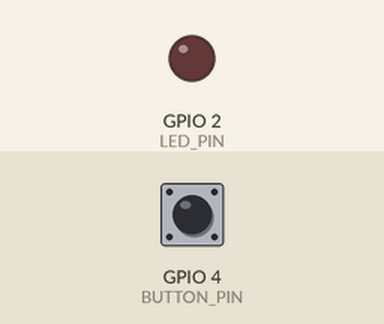
This program was run on a simulated ESP32. On the bench: output pins drawn as LEDs (lit = HIGH). Dashed ring = blinking. Inputs (shaded band) come from the test bench; at power-on: GPIO 4 (BUTTON_PIN) HIGH. WiFi joins after 1.5 s; servers stay silent unless stated; no MQTT or app messages arrive unless stated; what the program prints to the serial monitor is not drawn.

Above: at 2.7 s.
2.8 s: GPIO 4 (BUTTON_PIN) pulled LOW for 3.2 s
At 3.4 s:
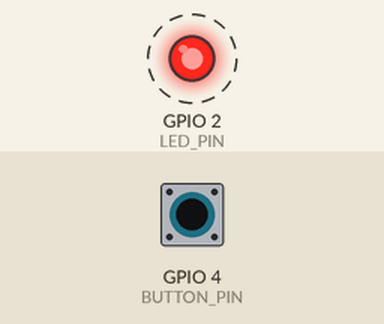
Timing chart, 0 to 7.5 s (numbered marks = the images above; inputs shaded):
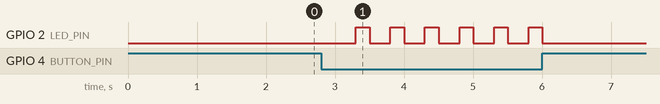

The program:

main.cpp
```cpp
// Badge Controller (ESP32 #1)
// Button on GPIO4 simulates a badge swipe; LED on GPIO2 blinks on publish.
// Publishes JSON to facility/badge1/access so the IDS has fields to inspect.
#include <Arduino.h>
#include <WiFi.h>
#include <PubSubClient.h>
#include "secrets.h"

static const int BUTTON_PIN = 4;
static const int LED_PIN = 2;
static const char *TOPIC = "facility/badge1/access";
static const char *BADGE_ID = "B-102";

static const unsigned long DEBOUNCE_MS = 500;
static const unsigned long RECONNECT_MS = 3000;

WiFiClient espClient;
PubSubClient mqttClient(espClient);

static unsigned long lastPress = 0;
static unsigned long lastReconnectAttempt = 0;
static unsigned long sequence = 0;

static void connectWifi() {
  Serial.print("Connecting to WiFi");
  WiFi.mode(WIFI_STA);
  WiFi.begin("Wokwi-GUEST", "", 6);  // channel 6 = faster connect in Wokwi
  while (WiFi.status() != WL_CONNECTED) {
    delay(250);
    Serial.print(".");
  }
  Serial.println("\nWiFi connected");
}

static bool connectMqtt() {
  Serial.printf("Connecting to MQTT at %s:%d\n", MQTT_HOST, MQTT_PORT);
  if (mqttClient.connect("badge-controller", MQTT_USER, MQTT_PASS)) {
    Serial.println("MQTT connected");
    return true;
  }
  Serial.printf("MQTT failed, state=%d\n", mqttClient.state());
  return false;
}

static void publishBadgeEvent() {
  char payload[96];
  snprintf(payload, sizeof(payload),
           "{\"device\":\"badge1\",\"badge_id\":\"%s\",\"seq\":%lu}",
           BADGE_ID, ++sequence);
  if (mqttClient.publish(TOPIC, payload)) {
    Serial.printf("Published: %s\n", payload);
    digitalWrite(LED_PIN, HIGH);
    delay(200);
    digitalWrite(LED_PIN, LOW);
  } else {
    Serial.println("Publish failed");
  }
}

void setup() {
  Serial.begin(115200);
  pinMode(BUTTON_PIN, INPUT_PULLUP);
  pinMode(LED_PIN, OUTPUT);
  digitalWrite(LED_PIN, LOW);
  Serial.println("Badge Controller starting...");

  connectWifi();
  mqttClient.setServer(MQTT_HOST, MQTT_PORT);
}

void loop() {
  if (WiFi.status() != WL_CONNECTED) {
    connectWifi();
  }

  if (!mqttClient.connected()) {
    unsigned long now = millis();
    if (now - lastReconnectAttempt >= RECONNECT_MS) {
      lastReconnectAttempt = now;
      connectMqtt();
    }
  } else {
    mqttClient.loop();
  }

  if (digitalRead(BUTTON_PIN) == LOW && millis() - lastPress > DEBOUNCE_MS) {
    lastPress = millis();
    if (mqttClient.connected()) {
      publishBadgeEvent();
    } else {
      Serial.println("Badge swipe ignored: MQTT not connected");
    }
  }
}
```

secrets.example.h
```cpp
// Copy to secrets.h (git-ignored) and fill in. Never commit secrets.h.
#pragma once

// bore assigns a NEW port every time it restarts: update MQTT_PORT, rebuild.
#define MQTT_HOST "bore.pub"
#define MQTT_PORT 12345

#define MQTT_USER "badge1"
#define MQTT_PASS "change-me"
```

Measured:
- after the input at 2.8 s, GPIO 2 (LED_PIN): alternates HIGH for 0.20 s and LOW for 0.30 s, 12 changes in all, then stays LOW, starting after 0.50 s
